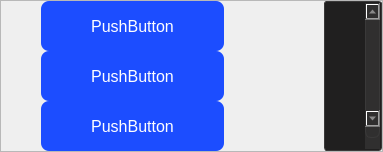
                     <widget class="QFrame" name="frame_3">
                      <property name="minimumSize">
                       <size>
                        <width>0</width>
                        <height>150</height>
                       </size>
                      </property>
                      <property name="frameShape">
                       <enum>QFrame::StyledPanel</enum>
                      </property>
                      <property name="frameShadow">
                       <enum>QFrame::Raised</enum>
                      </property>
                      <layout class="QHBoxLayout" name="horizontalLayout_12">
                       <property name="spacing">
                        <number>0</number>
                       </property>
                       <property name="leftMargin">
                        <number>0</number>
                       </property>
                       <property name="topMargin">
                        <number>0</number>
                       </property>
                       <property name="rightMargin">
                        <number>0</number>
                       </property>
                       <property name="bottomMargin">
                        <number>0</number>
                       </property>
                       <item>
                        <spacer name="horizontalSpacer_2">
                         <property name="orientation">
                          <enum>Qt::Horizontal</enum>
                         </property>
                         <property name="sizeType">
                          <enum>QSizePolicy::Fixed</enum>
                         </property>
                         <property name="sizeHint" stdset="0">
                          <size>
                           <width>40</width>
                           <height>20</height>
                          </size>
                         </property>
                        </spacer>
                       </item>
                       <item>
                        <layout class="QVBoxLayout" name="verticalLayout_2">
                         <item>
                          <widget class="QPushButton" name="pushButton">
                           <property name="minimumSize">
                            <size>
                             <width>0</width>
                             <height>50</height>
                            </size>
                           </property>
                           <property name="styleSheet">
                            <string notr="true">background-color: rgb(28, 77, 255);
  border: none;
  color: white;
  text-align: center;
  text-decoration: none;
  font-size: 16px;
padding-left:50px;
padding-right:50px;
border-radius: 8px;
</string>
                           </property>
                           <property name="text">
                            <string>PushButton</string>
                           </property>
                          </widget>
                         </item>
                         <item>
                          <widget class="QPushButton" name="pushButton_2">
                           <property name="minimumSize">
                            <size>
                             <width>0</width>
                             <height>50</height>
                            </size>
                           </property>
                           <property name="styleSheet">
                            <string notr="true">background-color: rgb(28, 77, 255);
  border: none;
  color: white;
  text-align: center;
  text-decoration: none;
  font-size: 16px;
padding-left:50px;
padding-right:50px;
border-radius: 8px;</string>
                           </property>
                           <property name="text">
                            <string>PushButton</string>
                           </property>
                          </widget>
                         </item>
                         <item>
                          <widget class="QPushButton" name="pushButton_3">
                           <property name="minimumSize">
                            <size>
                             <width>0</width>
                             <height>50</height>
                            </size>
                           </property>
                           <property name="styleSheet">
                            <string notr="true">background-color: rgb(28, 77, 255);
  border: none;
  color: white;
  text-align: center;
  text-decoration: none;
  font-size: 16px;
padding-left:50px;
padding-right:50px;
border-radius: 8px;</string>
                           </property>
                           <property name="text">
                            <string>PushButton</string>
                           </property>
                          </widget>
                         </item>
                        </layout>
                       </item>
                       <item>
                        <spacer name="horizontalSpacer">
                         <property name="orientation">
                          <enum>Qt::Horizontal</enum>
                         </property>
                         <property name="sizeType">
                          <enum>QSizePolicy::Fixed</enum>
                         </property>
                         <property name="sizeHint" stdset="0">
                          <size>
                           <width>100</width>
                           <height>20</height>
                          </size>
                         </property>
                        </spacer>
                       </item>
                       <item>
                        <widget class="QTableWidget" name="table_2">
                         <property name="sizePolicy">
                          <sizepolicy hsizetype="MinimumExpanding" vsizetype="MinimumExpanding">
                           <horstretch>0</horstretch>
                           <verstretch>0</verstretch>
                          </sizepolicy>
                         </property>
                         <property name="palette">
                          <palette>
                           <active>
                            <colorrole role="WindowText">
                             <brush brushstyle="SolidPattern">
                              <color alpha="255">
                               <red>192</red>
                               <green>192</green>
                               <blue>192</blue>
                              </color>
                             </brush>
                            </colorrole>
                            <colorrole role="Button">
                             <brush brushstyle="SolidPattern">
                              <color alpha="255">
                               <red>32</red>
                               <green>31</green>
                               <blue>31</blue>
                              </color>
                             </brush>
                            </colorrole>
                            <colorrole role="Text">
                             <brush brushstyle="SolidPattern">
                              <color alpha="255">
                               <red>192</red>
                               <green>192</green>
                               <blue>192</blue>
                              </color>
                             </brush>
                            </colorrole>
                            <colorrole role="ButtonText">
                             <brush brushstyle="SolidPattern">
                              <color alpha="255">
                               <red>192</red>
                               <green>192</green>
                               <blue>192</blue>
                              </color>
                             </brush>
                            </colorrole>
                            <colorrole role="Base">
                             <brush brushstyle="SolidPattern">
                              <color alpha="255">
                               <red>32</red>
                               <green>31</green>
                               <blue>31</blue>
                              </color>
                             </brush>
                            </colorrole>
                            <colorrole role="Window">
                             <brush brushstyle="SolidPattern">
                              <color alpha="255">
                               <red>32</red>
                               <green>31</green>
                               <blue>31</blue>
                              </color>
                             </brush>
                            </colorrole>
                            <colorrole role="Highlight">
                             <brush brushstyle="SolidPattern">
                              <color alpha="255">
                               <red>120</red>
                               <green>135</green>
                               <blue>155</blue>
                              </color>
                             </brush>
                            </colorrole>
                            <colorrole role="HighlightedText">
                             <brush brushstyle="SolidPattern">
                              <color alpha="255">
                               <red>0</red>
                               <green>0</green>
                               <blue>0</blue>
                              </color>
                             </brush>
                            </colorrole>
                            <colorrole role="AlternateBase">
                             <brush brushstyle="SolidPattern">
                              <color alpha="255">
                               <red>58</red>
                               <green>57</green>
                               <blue>57</blue>
                              </color>
                             </brush>
                            </colorrole>
                           </active>
                           <inactive>
                            <colorrole role="WindowText">
                             <brush brushstyle="SolidPattern">
                              <color alpha="255">
                               <red>192</red>
                               <green>192</green>
                               <blue>192</blue>
                              </color>
                             </brush>
                            </colorrole>
                            <colorrole role="Button">
                             <brush brushstyle="SolidPattern">
                              <color alpha="255">
                               <red>32</red>
                               <green>31</green>
                               <blue>31</blue>
                              </color>
                             </brush>
                            </colorrole>
                            <colorrole role="Text">
                             <brush brushstyle="SolidPattern">
                              <color alpha="255">
                               <red>192</red>
                               <green>192</green>
                               <blue>192</blue>
                              </color>
                             </brush>
                            </colorrole>
                            <colorrole role="ButtonText">
                             <brush brushstyle="SolidPattern">
                              <color alpha="255">
                               <red>192</red>
                               <green>192</green>
                               <blue>192</blue>
                              </color>
                             </brush>
                            </colorrole>
                            <colorrole role="Base">
                             <brush brushstyle="SolidPattern">
                              <color alpha="255">
                               <red>32</red>
                               <green>31</green>
                               <blue>31</blue>
                              </color>
                             </brush>
                            </colorrole>
                            <colorrole role="Window">
                             <brush brushstyle="SolidPattern">
                              <color alpha="255">
                               <red>32</red>
                               <green>31</green>
                               <blue>31</blue>
                              </color>
                             </brush>
                            </colorrole>
                            <colorrole role="Highlight">
                             <brush brushstyle="SolidPattern">
                              <color alpha="255">
                               <red>120</red>
                               <green>135</green>
                               <blue>155</blue>
                              </color>
                             </brush>
                            </colorrole>
                            <colorrole role="HighlightedText">
                             <brush brushstyle="SolidPattern">
                              <color alpha="255">
                               <red>0</red>
                               <green>0</green>
                               <blue>0</blue>
                              </color>
                             </brush>
                            </colorrole>
                            <colorrole role="AlternateBase">
                             <brush brushstyle="SolidPattern">
                              <color alpha="255">
                               <red>58</red>
                               <green>57</green>
                               <blue>57</blue>
                              </color>
                             </brush>
                            </colorrole>
                           </inactive>
                           <disabled>
                            <colorrole role="WindowText">
                             <brush brushstyle="SolidPattern">
                              <color alpha="255">
                               <red>64</red>
                               <green>64</green>
                               <blue>64</blue>
                              </color>
                             </brush>
                            </colorrole>
                            <colorrole role="Button">
                             <brush brushstyle="SolidPattern">
                              <color alpha="255">
                               <red>48</red>
                               <green>47</green>
                               <blue>47</blue>
                              </color>
                             </brush>
                            </colorrole>
                            <colorrole role="Text">
                             <brush brushstyle="SolidPattern">
                              <color alpha="255">
                               <red>64</red>
                               <green>64</green>
                               <blue>64</blue>
                              </color>
                             </brush>
                            </colorrole>
                            <colorrole role="ButtonText">
                             <brush brushstyle="SolidPattern">
                              <color alpha="255">
                               <red>64</red>
                               <green>64</green>
                               <blue>64</blue>
                              </color>
                             </brush>
                            </colorrole>
                            <colorrole role="Base">
                             <brush brushstyle="SolidPattern">
                              <color alpha="255">
                               <red>48</red>
                               <green>47</green>
                               <blue>47</blue>
                              </color>
                             </brush>
                            </colorrole>
                            <colorrole role="Window">
                             <brush brushstyle="SolidPattern">
                              <color alpha="255">
                               <red>48</red>
                               <green>47</green>
                               <blue>47</blue>
                              </color>
                             </brush>
                            </colorrole>
                            <colorrole role="Highlight">
                             <brush brushstyle="SolidPattern">
                              <color alpha="255">
                               <red>120</red>
                               <green>135</green>
                               <blue>155</blue>
                              </color>
                             </brush>
                            </colorrole>
                            <colorrole role="HighlightedText">
                             <brush brushstyle="SolidPattern">
                              <color alpha="255">
                               <red>0</red>
                               <green>0</green>
                               <blue>0</blue>
                              </color>
                             </brush>
                            </colorrole>
                            <colorrole role="AlternateBase">
                             <brush brushstyle="SolidPattern">
                              <color alpha="255">
                               <red>58</red>
                               <green>57</green>
                               <blue>57</blue>
                              </color>
                             </brush>
                            </colorrole>
                           </disabled>
                          </palette>
                         </property>
                         <property name="styleSheet">
                          <string notr="true">/*
 * QDarkStyle - A dark style sheet for Qt applications
 *
 * Copyright 2012, 2013 Colin Duquesnoy &lt;colin.duquesnoy@gmail.com&gt;
 *
 * This software is released under the LGPLv3 license.
 * You should have received a copy of the GNU Lesser General Public License
 * along with this program. If not, see &lt;http://www.gnu.org/licenses/&gt;.
 */

QProgressBar:horizontal {
	border: 1px solid #3A3939;
	text-align: center;
	padding: 1px;
	background: #201F1F;
}
QProgressBar::chunk:horizontal {
	background-color: qlineargradient(spread:reflect, x1:1, y1:0.545, x2:1, y2:0, stop:0 rgba(28, 66, 111, 255), stop:1 rgba(37, 87, 146, 255));
}

QToolTip
{
	border: 1px solid #3A3939;
	background-color: rgb(90, 102, 117);
	color: white;
	padding: 1px;
	opacity: 200;
}

QWidget
{
	color: silver;
	background-color: #302F2F;
	selection-background-color:#78879b;
	selection-color: black;
}

QWidget:item:selected
{
	background-color: QLinearGradient(
		x1: 0, y1: 0, x2: 0, y2: 1,	stop: 0 #78879b, stop: 1 #78879b
	);
}

QMenuBar
{
	background-color: #302F2F;
	color: silver;
}

QMenuBar::item
{
	background: transparent;
}

QMenuBar::item:selected
{
	background: transparent;
	border: 1px solid #3A3939;
}

QMenuBar::item:pressed
{
	border: 1px solid #3A3939;
	background-color: #78879b;
	color: black;
	margin-bottom:-1px;
	padding-bottom:1px;
}

QMenu
{
	border: 1px solid #3A3939;
	color: silver;
}

QMenu::item
{
	padding: 2px 20px 2px 20px;
}

QMenu::item:selected
{
	color: black;
}

QWidget:disabled
{
	color: #404040;
	background-color: #302F2F;
}

QAbstractItemView
{
	alternate-background-color: #3A3939;
	color: silver;
	border: 1px solid 3A3939;
	border-radius: 3px;
	padding: 1px;
}

QWidget:focus, QMenuBar:focus
{
	border: 1px solid rgba(48, 86, 111);
}

QTabWidget:focus, QCheckBox:focus
{
	border: none;
}

QLineEdit
{
	background-color: #201F1F;
	padding: 2px;
	border-style: solid;
	border: 1px solid #3A3939;
	border-radius: 3px;
	color: silver;
}

QGroupBox {
	border:1px solid #3A3939;
	border-radius: 7px;
	margin-top: 2ex;
}

QGroupBox::title {
	subcontrol-origin: margin;
	subcontrol-position: top left;
	padding-left: 10px;
	padding-right: 10px;
}

QAbstractScrollArea
{
	border-radius: 3px;
	border: 1px solid #3A3939;
}

QScrollBar:horizontal
{
	height: 15px;
	margin: 0px 11px 0px 11px;
	border: 1px solid #3A3939;
	border-radius: 6px;
	background-color: QLinearGradient(
		x1: 0, y1: 1, x2: 0, y2: 0,	stop: 0 #302F2F, stop: 1 #484846
	);
}

QScrollBar::handle:horizontal
{
	background-color: QLinearGradient(
		x1: 0, y1: 1, x2: 0, y2: 0, stop: 0 #605F5F, stop: 1 #787876
	);
	min-width: 5px;
	border-radius: 5px;
}

QScrollBar::sub-line:horizontal
{
	border-image: url(icons/right_arrow_disabled.png);
	width: 10px;
	height: 10px;
	subcontrol-position: right;
	subcontrol-origin: margin;
}

QScrollBar::add-line:horizontal
{
	border-image: url(icons/left_arrow_disabled.png);
	height: 10px;
	width: 10px;
	subcontrol-position: left;
	subcontrol-origin: margin;
}

QScrollBar::sub-line:horizontal:hover,
QScrollBar::sub-line:horizontal:on
{
	border-image: url(icons/right_arrow.png);
	height: 10px;
	width: 10px;
	subcontrol-position: right;
	subcontrol-origin: margin;
}


QScrollBar::add-line:horizontal:hover,
QScrollBar::add-line:horizontal:on
{
	border-image: url(icons/left_arrow.png);
	height: 10px;
	width: 10px;
	subcontrol-position: left;
	subcontrol-origin: margin;
}

QScrollBar::up-arrow:horizontal,
QScrollBar::down-arrow:horizontal
{
	background: none;
}


QScrollBar::add-page:horizontal,
QScrollBar::sub-page:horizontal
{
	background: none;
}

QScrollBar:vertical
{
	background-color: QLinearGradient(
		x1: 1, y1: 0, x2: 0, y2: 0, stop: 0 #302F2F, stop: 1 #484846
	);
	width: 15px;
	margin: 11px 0 11px 0;
	border: 1px solid #3A3939;
	border-radius: 6px;
}

QScrollBar::handle:vertical
{
	background-color: QLinearGradient(
		x1: 1, y1: 0, x2: 0, y2: 0, stop: 0 #605F5F, stop: 1 #787876
	);
	min-height: 5px;
	border-radius: 5px;
}

QScrollBar::sub-line:vertical
{
	border-image: url(icons/up_arrow_disabled.png);
	height: 10px;
	width: 10px;
	subcontrol-position: top;
	subcontrol-origin: margin;
}

QScrollBar::add-line:vertical
{
	border-image: url(icons/down_arrow_disabled.png);
	height: 10px;
	width: 10px;
	subcontrol-position: bottom;
	subcontrol-origin: margin;
}

QScrollBar::sub-line:vertical:hover,
QScrollBar::sub-line:vertical:on
{

	border-image: url(icons/up_arrow.png);
	height: 10px;
	width: 10px;
	subcontrol-position: top;
	subcontrol-origin: margin;
}


QScrollBar::add-line:vertical:hover,
QScrollBar::add-line:vertical:on
{
	border-image: url(icons/down_arrow.png);
	height: 10px;
	width: 10px;
	subcontrol-position: bottom;
	subcontrol-origin: margin;
}

QScrollBar::up-arrow:vertical,
QScrollBar::down-arrow:vertical
{
	background: none;
}


QScrollBar::add-page:vertical,
QScrollBar::sub-page:vertical
{
	background: none;
}

QTextEdit
{
	background-color: #201F1F;
	color: silver;
	border: 1px solid #3A3939;
}

QPlainTextEdit
{
	background-color: #201F1F;;
	color: silver;
	border-radius: 3px;
	border: 1px solid #3A3939;
}

QHeaderView::section
{
	background-color: #3A3939;
	color: silver;
	padding-left: 4px;
	border: 1px solid #6c6c6c;
}

QCheckBox:disabled
{
	color: #404040;
}

QSizeGrip {
	image: url(icons/sizegrip.png);
	width: 12px;
	height: 12px;
}


QMainWindow::separator
{
	background-color: #302F2F;
	color: white;
	padding-left: 4px;
	spacing: 2px;
	border: 1px dashed #3A3939;
}

QMainWindow::separator:hover
{

	background-color: QLinearGradient(
		x1:0, y1:0, x2:0, y2:1, stop:0 #58677b, stop:0.5 #78879b stop:1 #58677b
	);
	color: white;
	padding-left: 4px;
	border: 1px solid #3A3939;
	spacing: 2px; 
}


QMenu::separator
{
	height: 1px;
	background-color: #3A3939;
	color: white;
	padding-left: 4px;
	margin-left: 10px;
	margin-right: 5px;
}

QRadioButton::indicator:checked,
QRadioButton::indicator:unchecked
{
	color: #b1b1b1;
	background-color: #302F2F;
	border: 1px solid silver;
	border-radius: 5px;
}

QRadioButton::indicator:checked
{
	background-color: qradialgradient(
		cx: 0.5, cy: 0.5,
		fx: 0.5, fy: 0.5,
		radius: 1.0,
		stop: 0.25 #78879b,
		stop: 0.3 #302F2F
	);
}

QCheckBox::indicator{
	color: #b1b1b1;
	background-color: #302F2F;
	border: 1px solid silver;
	width: 9px;
	height: 9px;
}

QRadioButton::indicator
{
	border-radius: 7px;
	width: 9px;
	height: 9px;
}

QRadioButton::indicator:hover,
QCheckBox::indicator:hover
{
	border: 1px solid #78879b;
}

QCheckBox::indicator:checked
{
	image:url(icons/checkbox.png);
}

QCheckBox::indicator:disabled,
QRadioButton::indicator:disabled
{
	border: 1px solid #444;
}

QFrame
{
	border-radius: 3px;
}

QStackedWidget
{
	border: none;
}

QToolBar 
{
	border: 1px solid #393838;
	background: 1px solid #302F2F;
	font-weight: bold;
}

QToolBar::handle:horizontal 
{
	image: url(icons/Hmovetoolbar.png);
}

QToolBar::handle:vertical 
{
	image: url(icons/Vmovetoolbar.png);
}

QToolBar::separator:horizontal 
{
	image: url(icons/Hsepartoolbar.png);
}

QToolBar::separator:vertical 
{
	image: url(icons/Vsepartoolbars.png);
}

QPushButton
{
	color: silver;
	background-color: QLinearGradient(
		x1: 0, y1: 1, x2: 0, y2: 0,stop: 0 #302F2F, stop: 1 #484846
	);
	border-width: 1px;
	border-color: #4A4949;
	border-style: solid;
	padding-top: 5px;
	padding-bottom: 5px;
	padding-left: 5px;
	padding-right: 5px;
	border-radius: 5px;
}

QPushButton:disabled
{
	background-color: QLinearGradient(
		x1: 0, y1: 1, x2: 0, y2: 0, stop: 0 #302F2F, stop: 1 #484846
	);
	border-width: 1px;
	border-color: #3A3939;
	border-style: solid;
	padding-top: 5px;
	padding-bottom: 5px;
	padding-left: 10px;
	padding-right: 10px;
	/*border-radius: 3px;*/
	color: #3A3939;
}

QComboBox
{
	selection-background-color: #78879b;
	background-color: #201F1F;
	border-style: solid;
	border: 1px solid #3A3939;
	border-radius: 3px;
	padding: 2px;
}

QComboBox:hover,
QPushButton:hover,
QAbstractSpinBox:hover,
QLineEdit:hover,
QTextEdit:hover,
QPlainTextEdit:hover,
QAbstractView:hover,
QTreeView:hover
{
	border: 1px solid #78879b;
	color: silver;
}

QComboBox:on
{
	background-color: #626873;
	padding-top: 3px;
	padding-left: 4px;
	selection-background-color: #4a4a4a;
}

QComboBox QAbstractItemView
{
	background-color: #201F1F;
	border-radius: 3px;
	border: 1px solid #3A3939;
	selection-background-color: QLinearGradient(
		x1: 0, y1: 0, x2: 0, y2: 1, stop: 0 #78879b, stop: 1 #78879b
	);
}

QComboBox::drop-down
{
	subcontrol-origin: padding;
	subcontrol-position: top right;
	width: 15px;
	border-left-width: 0px;
	border-left-color: darkgray;
	border-left-style: solid;
	border-top-right-radius: 3px; 
	border-bottom-right-radius: 3px;
}

QComboBox::down-arrow
{
	image: url(icons/down_arrow_disabled.png);
}

QComboBox::down-arrow:on, 
QComboBox::down-arrow:hover,
QComboBox::down-arrow:focus
{
	image: url(icons/down_arrow.png);
}

QPushButton:pressed
{
	background-color: QLinearGradient(
		x1: 0, y1: 0, x2: 0, y2: 1, stop: 0 #302F2F, stop: 1 #484846
	);
}

QAbstractSpinBox {
	padding-top: 2px;
	padding-bottom: 2px;
	border: 1px solid #3A3939;
	background-color: #201F1F;
	color: silver;
	border-radius: 3px;
}

QAbstractSpinBox:up-button
{
	background-color: transparent;
	subcontrol-origin: border;
	subcontrol-position: center right;
}

QAbstractSpinBox:down-button
{
	background-color: transparent;
	subcontrol-origin: border;
	subcontrol-position: center left;
}

QHeaderView::down-arrow,
QAbstractSpinBox::up-arrow,
QAbstractSpinBox::up-arrow:disabled,
QAbstractSpinBox::up-arrow:off
{
	image: url(icons/up_arrow_disabled.png);
	width: 10px;
	height: 10px;
}

QHeaderView::down-arrow:hover,
QAbstractSpinBox::up-arrow:hover

{
	image: url(icons/up_arrow.png);
}

QHeaderView::down-arrow,
QAbstractSpinBox::down-arrow,
QAbstractSpinBox::down-arrow:disabled,
QAbstractSpinBox::down-arrow:off
{
	image: url(icons/down_arrow_disabled.png);
	width: 10px;
	height: 10px;
}

QHeaderView::up-arrow:hover,
QAbstractSpinBox::down-arrow:hover
{
	image: url(icons/down_arrow.png);
}

QLabel,
QDateEdit::drop-down
{
	border: 0px solid black;
}

QTabBar::tab
{
	color: #b1b1b1;
	border: 1px solid #3A3939;
	background-color: #302F2F;
	padding-left: 5px;
	padding-right: 5px;
	padding-top: 3px;
	padding-bottom: 2px;
	margin-right: -1px;
}


QTabWidget::pane {
	border: 1px solid #3A3939;
	background-color: QLinearGradient(
		x1:0, y1:0, x2:0, y2:1, stop:1 #302F2F, stop:0 #3A3939
	);
}

QTabBar::tab:last
{
	margin-right: 0;
	border-top-right-radius: 3px;
}

QTabBar::tab:first:!selected
{
	margin-left: 0px; 
	border-top-left-radius: 3px;
}

QTabBar::tab:!selected
{
	color: #b1b1b1;
	border-bottom-style: solid;
	margin-top: 3px;
}

QTabBar::tab:selected
{
	border-top-left-radius: 3px;
	border-top-right-radius: 3px;
	margin-bottom: 0px;

	background-color: QLinearGradient(
		x1:0, y1:0, x2:0, y2:1, stop:1 #302F2F, stop:0 #5A5959
	);
}

QTabBar::tab:!selected:hover
{
	color:white;
}

QTabBar::tab:selected:hover
{
	color:white;
	border-top-left-radius: 3px;
	border-top-right-radius: 3px;
	background-color: QLinearGradient(
		x1:0, y1:0, x2:0, y2:1, stop:1 #302F2F, stop:0 #5A5959
	);
}

QDockWidget
{
	color: silver;
	titlebar-close-icon: url(icons/close.png);
	titlebar-normal-icon: url(icons/undock.png);
}

QDockWidget::title
{
	border: 1px solid #3A3939;
	border-bottom: #302F2F;
	text-align: left;
	spacing: 2px; 
	background-color: QLinearGradient(
		x1:0, y1:0, x2:0, y2:1, stop:1 #302F2F, stop:0 #3A3939
	);
	background-image: none;
	padding-left: 10px;
}

QDockWidget {
	border: 1px solid lightgray;
	titlebar-close-icon: url(icons/close.png);
	titlebar-normal-icon: url(icons/undock.png);
}

QDockWidget::close-button,
QDockWidget::float-button {
	border: 1px solid transparent;
	border-radius: 5px;
	background: transparent;
	icon-size: 10px;
}

QDockWidget::close-button:hover,
QDockWidget::float-button:hover {
	background: #3A3939;
}

QDockWidget::close-button:pressed,
QDockWidget::float-button:pressed {
	padding: 1px -1px -1px 1px;
}

QTreeView, 
QListView, 
QTableView
{
	border: 1px solid #3A3939;
	background-color: #201F1F;
}

QTreeView:branch:selected, 
QTreeView:branch:hover
{
	background: url(icons/transparent.png);
}

QTreeView::branch:has-siblings:!adjoins-item
{
	border-image: url(icons/transparent.png);
}

QTreeView::branch:has-siblings:adjoins-item
{
	border-image: url(icons/transparent.png);
}

QTreeView::branch:!has-children:!has-siblings:adjoins-item
{
	border-image: url(icons/transparent.png);
}

QTreeView::branch:has-children:!has-siblings:closed,
QTreeView::branch:closed:has-children:has-siblings
{
	image: url(icons/branch_closed.png);
}

QTreeView::branch:open:has-children:!has-siblings,
QTreeView::branch:open:has-children:has-siblings
{
	image: url(icons/branch_open.png);
}

QTreeView::branch:has-children:!has-siblings:closed:hover,
QTreeView::branch:closed:has-children:has-siblings:hover
{
	image: url(icons/branch_closed-on.png);
}

QTreeView::branch:open:has-children:!has-siblings:hover,
QTreeView::branch:open:has-children:has-siblings:hover
{
	image: url(icons/branch_open-on.png);
}

QSlider::groove:horizontal
{
	border: 1px solid #3A3939;
	height: 8px; 
	background: #201F1F;
	margin: 2px 0;
	border-radius: 4px;
}

QSlider::handle:horizontal
{
	background: QLinearGradient(
		x1: 0, y1: 0, x2: 0, y2: 1, stop: 0.0 silver, stop: 0.2 #a8a8a8, stop: 1 #727272
	);
	border: 1px solid #3A3939;
	width: 14px;
	height: 14px;
	margin: -4px 0;
	border-radius: 7px;
}

QSlider::groove:vertical
{
	border: 1px solid #3A3939;
	width: 8px; 
	background: #201F1F;
	margin: 0 0px;
	border-radius: 4px;
}

QSlider::handle:vertical
{
	background: QLinearGradient(
		x1: 0, y1: 0, x2: 0, y2: 1, stop: 0.0 silver, stop: 0.2 #a8a8a8, stop: 1 #727272
	);
	border: 1px solid #3A3939;
	width: 14px;
	height: 14px;
	margin: 0 -4px; 
	border-radius: 7px;
}

QToolButton
{
	background-color: #302F2F;
}

QToolButton:pressed
{
	background-color: #3A3939;
}
QToolButton:hover
{
	background-color: #3A3939;
}

QTableView#tagView
{
	background-color: transparent;
}

QLabel#inTotalLabel, QLabel#outTotalLabel, QLabel#recordCountLabel
{
	font: bold;
}</string>
                         </property>
                         <property name="frameShape">
                          <enum>QFrame::NoFrame</enum>
                         </property>
                         <property name="verticalScrollBarPolicy">
                          <enum>Qt::ScrollBarAlwaysOn</enum>
                         </property>
                         <property name="sizeAdjustPolicy">
                          <enum>QAbstractScrollArea::AdjustToContentsOnFirstShow</enum>
                         </property>
                         <property name="editTriggers">
                          <set>QAbstractItemView::NoEditTriggers</set>
                         </property>
                         <property name="alternatingRowColors">
                          <bool>false</bool>
                         </property>
                         <property name="selectionMode">
                          <enum>QAbstractItemView::SingleSelection</enum>
                         </property>
                         <property name="selectionBehavior">
                          <enum>QAbstractItemView::SelectRows</enum>
                         </property>
                         <property name="showGrid">
                          <bool>true</bool>
                         </property>
                         <property name="gridStyle">
                          <enum>Qt::SolidLine</enum>
                         </property>
                         <property name="sortingEnabled">
                          <bool>false</bool>
                         </property>
                         <property name="cornerButtonEnabled">
                          <bool>true</bool>
                         </property>
                         <attribute name="horizontalHeaderVisible">
                          <bool>true</bool>
                         </attribute>
                         <attribute name="horizontalHeaderCascadingSectionResizes">
                          <bool>true</bool>
                         </attribute>
                         <attribute name="horizontalHeaderDefaultSectionSize">
                          <number>150</number>
                         </attribute>
                         <attribute name="horizontalHeaderStretchLastSection">
                          <bool>true</bool>
                         </attribute>
                         <attribute name="verticalHeaderVisible">
                          <bool>false</bool>
                         </attribute>
                         <attribute name="verticalHeaderCascadingSectionResizes">
                          <bool>false</bool>
                         </attribute>
                         <attribute name="verticalHeaderHighlightSections">
                          <bool>false</bool>
                         </attribute>
                         <attribute name="verticalHeaderStretchLastSection">
                          <bool>true</bool>
                         </attribute>
                        </widget>
                       </item>
                      </layout>
                     </widget>
